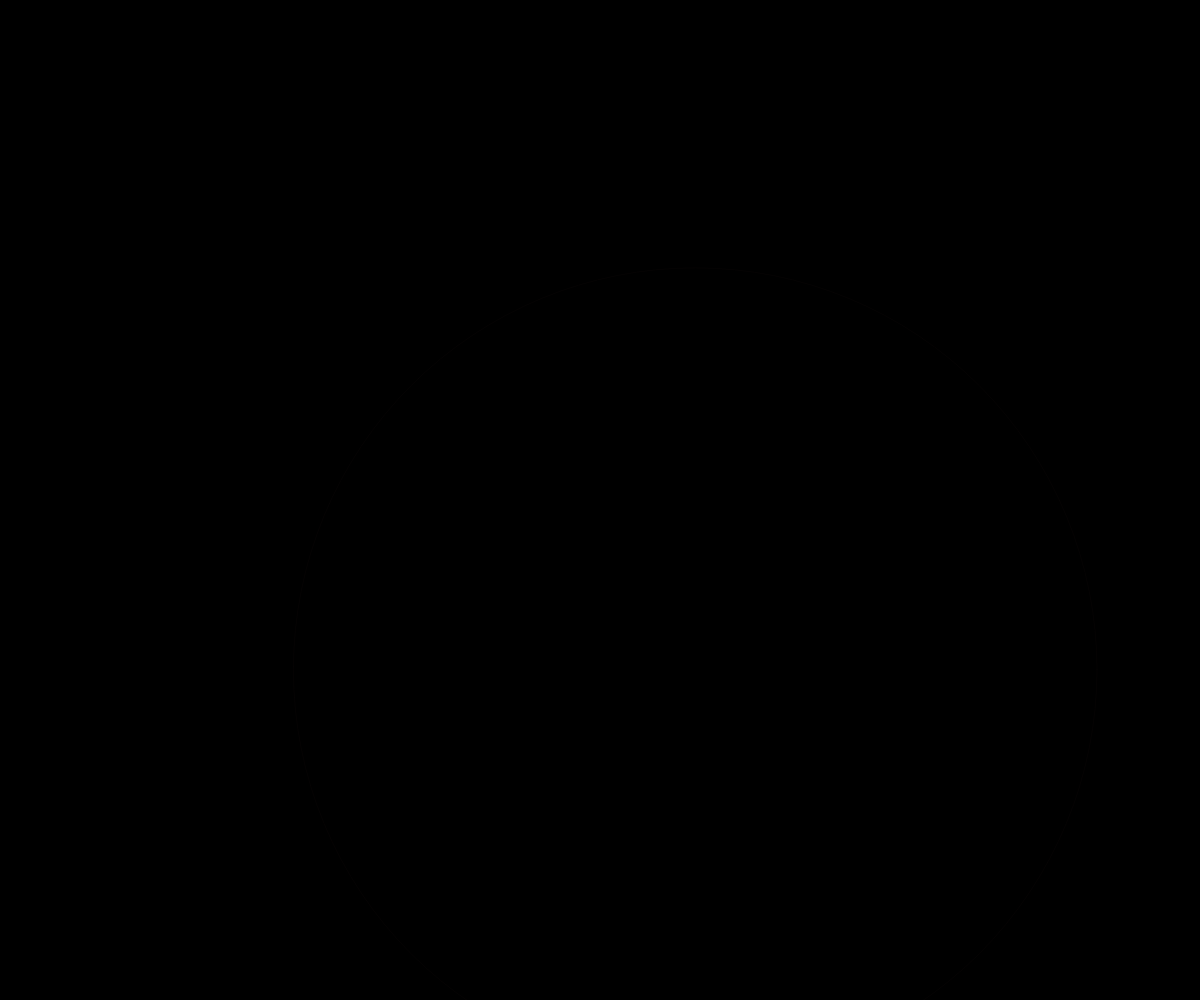
Frame 1 (no input)
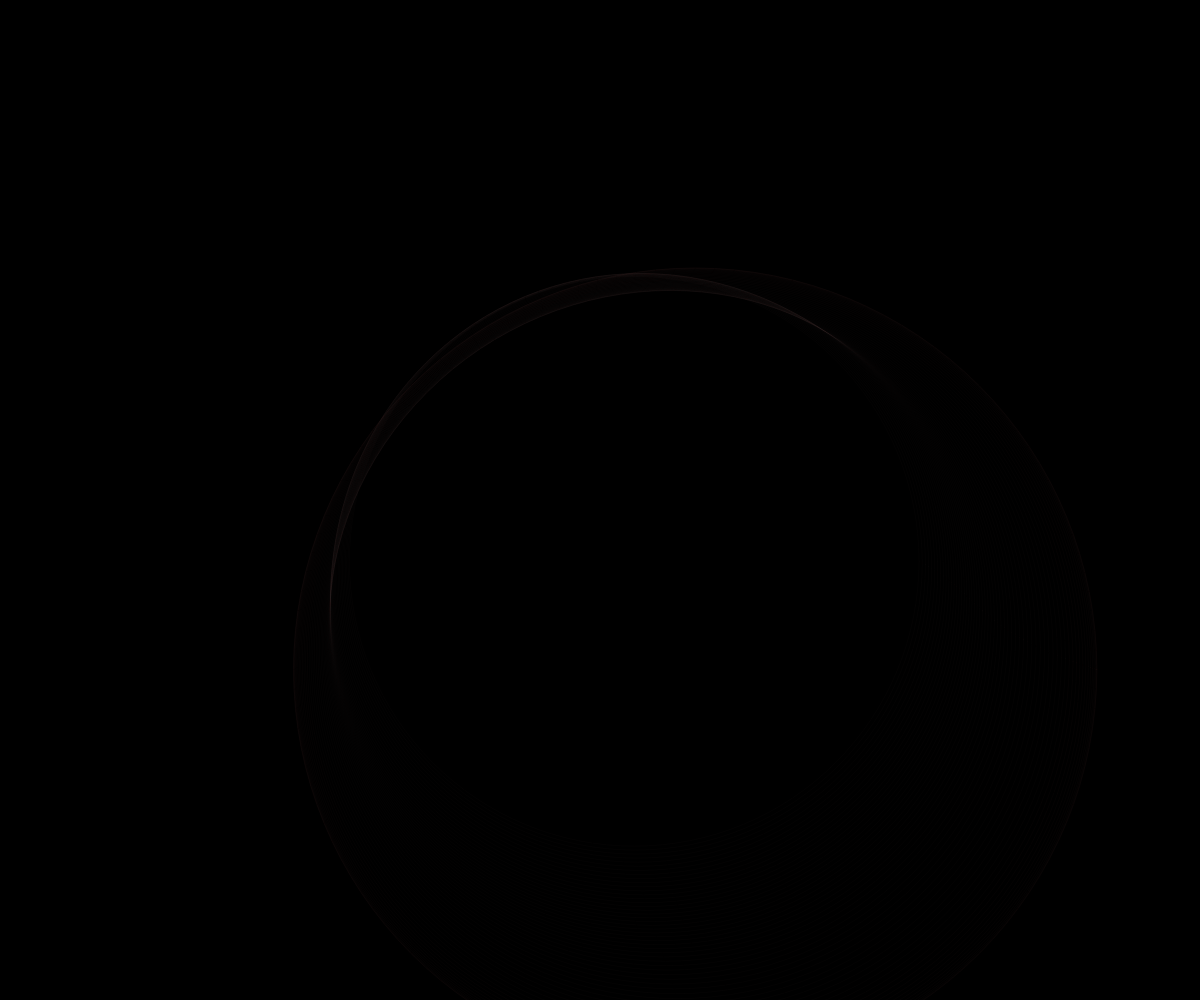
Frame 60 (no input)
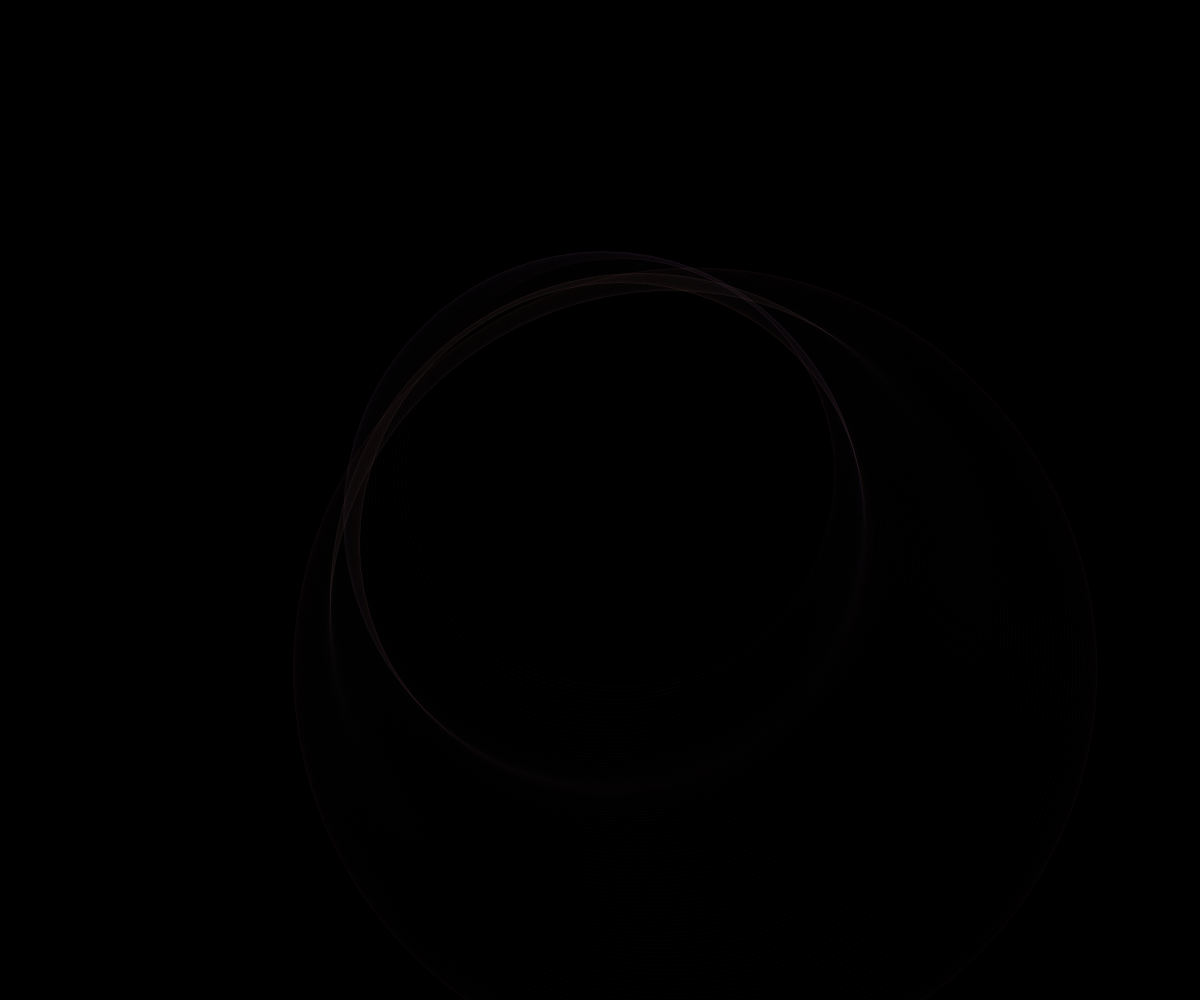
Frame 120 (the mouse pressed at the canvas centre since frame 60)

The p5.js sketch that drew these frames (run headless with seeded random() and noise() and a simulated clock; from frame 60 on, the mouse is pressed at the canvas centre):

// p5.js sketch
// ── sketch.js
var t = 0;

function setup() {
  createCanvas(windowWidth,windowHeight);
  background(0);
  stroke(255,0);
  noFill();
  angleMode(DEGREES);
}

function draw() {
  h = noise(t) * width;
  x_e = noise(t*0.5+15) * width;
  y_e = noise(t*0.5) * height;
  r = noise(t+15) * 255;
  g = noise(t+25) * 255;
  b = noise(t+35) * 255;
  stroke(r,g,b,8);
  ellipse(x_e,y_e,h);
  
  t = t + 0.005;
}
